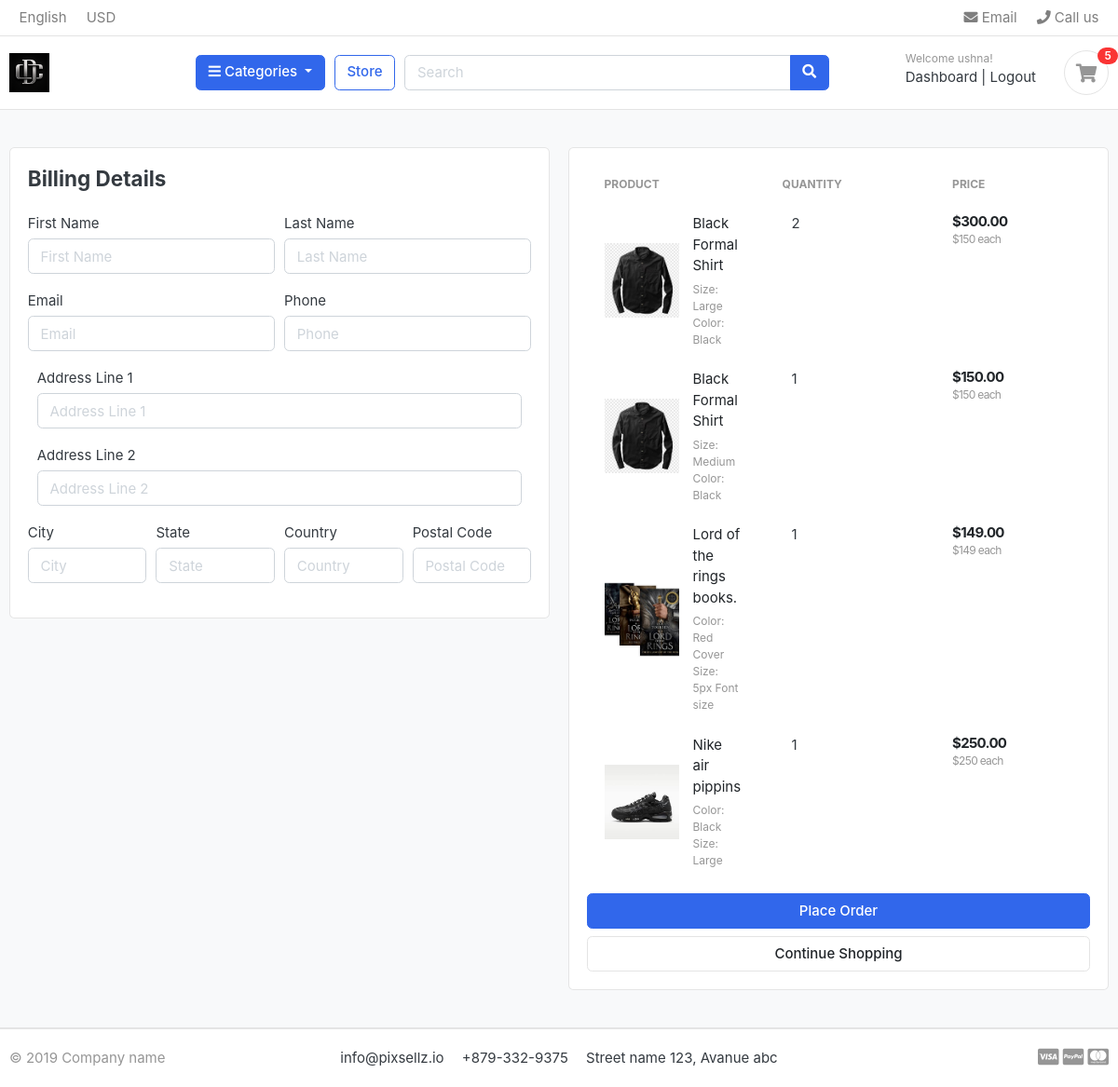
Before: /carts/checkout/ (signed in) with the older database file.
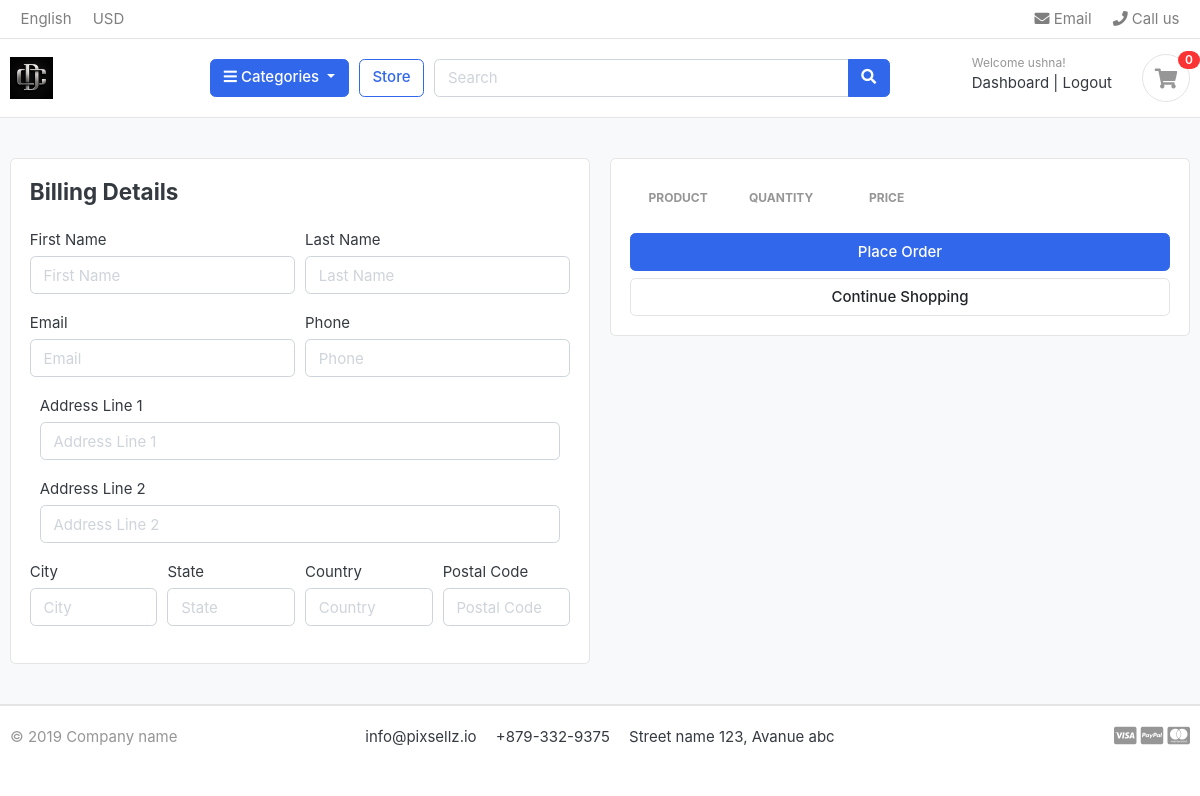
After: the same page with the newer database file.
### carts/models.py (models this page shows, shortened)
class CartItem(models.Model):
    user = models.ForeignKey(Account, on_delete=models.CASCADE, null=True)
    product = models.ForeignKey(Product, on_delete=models.CASCADE)
    variations = models.ManyToManyField(Variation, blank=True)
    cart = models.ForeignKey(Cart, on_delete=models.CASCADE, null=True)
    quantity = models.IntegerField()
    is_active = models.BooleanField(default=True)
    def sub_total(self):
        return self.product.price * self.quantity

### store/models.py (models this page shows, shortened)
class Product(models.Model):
    product_name = models.CharField(max_length=200, unique=True)
    slug = models.SlugField(max_length=200, unique=True)
    description = models.TextField(max_length=500, blank=True)
    price = models.IntegerField()
    images = models.ImageField(upload_to='photos/products')
    stock = models.IntegerField()
    is_available = models.BooleanField(default=True)
    category = models.ForeignKey('category.Category', on_delete=models.CASCADE)
    added_at = models.DateTimeField(auto_now_add=True)
    modified_date = models.DateTimeField(auto_now=True)
    def get_url(self):
        return reverse('product_detail', args=[self.category.slug, self.slug])

class Variation(models.Model):
    product = models.ForeignKey(Product, on_delete=models.CASCADE)
    variation_category = models.CharField(max_length=100, choices= variation_category_choices)
    variation_value = models.CharField(max_length=100)
    is_active = models.BooleanField(default=True)
    date_added = models.DateTimeField(auto_now_add=True)
    objects = VariationManager()

### carts/views.py (the view)
# urls.py: path('checkout/', views.checkout, name='checkout'),
@login_required(login_url='login')
def checkout(request, total=0, quantity=0, cart_items=None):
    cart_items = CartItem.objects.filter(
        user=request.user,
        is_active=True,
    ).order_by('-quantity')
    for cart_item in cart_items:
        total += cart_item.product.price * cart_item.quantity
        quantity += cart_item.quantity
    tax = (1.4 * total) / 100
    grand_total = total + tax
    context = {
            'total': total,
            'quantity': quantity,
            'cart_items': cart_items,
            'tax': tax,
            'grand_total': grand_total
        }
    return render(request, 'store/checkout.html', context)

### carts/context_processors.py (called while the page is built)
def counter(request):
    cart_count = 0
    if 'admin' in request.path:
        return {}
    try:
        if request.user.is_authenticated:
            cart_items = CartItem.objects.filter(user=request.user)
        else:
            cart = Cart.objects.get(cart_id=_cart_id(request))
            cart_items = CartItem.objects.filter(cart=cart)
        for cart_item in cart_items:
            cart_count += cart_item.quantity
    except Cart.DoesNotExist:
        cart_count = 0
    return {'cart_count': cart_count}

### category/context_processors.py (called while the page is built)
def menu_link(request):
    link = Category.objects.all()
    return dict(link=link)

### category/models.py (called while the page is built)
    def get_url(self):
        return reverse('products_by_category', args=[self.slug])

### templates/store/checkout.html (shortened to what the changed rows need)
{% extends "base.html" %}
{% load static %}
{% block content %}
<section class="section-content padding-y bg">
    <div class="container">
        <div class="row">
            <aside class="col-lg-6">
                <div class="card">
                    <div class="card-body">
                        <table class="table table-borderless table-shopping-cart">
                            <thead class="text-muted">
                                <tr class="small text-uppercase">
                                    <th scope="col">Product</th>
                                    <th scope="col" width="120">Quantity</th>
                                    <th scope="col" width="120">Price</th>
                                    <th scope="col" class="text-right" width="200"> </th>
                                </tr>
                            </thead>
                            <tbody>
                                {% for item in cart_items %}
                                <tr>
                                    <td>
                                        <figure class="itemside align-items-center">
                                            <div class="aside"><img src="{{ item.product.images.url }}" class="img-sm">
                                            </div>
                                            <figcaption class="info">
                                                <a href="{{ item.product.get_url }}"
                                                    class="title text-dark">{{item.product.product_name }}</a>
                                                <p class="text-muted small">
                                                    {% if item.variations.all %}
                                                    {% for variation in item.variations.all %}
                                                    {{ variation.variation_category|capfirst }}: {{ variation.variation_value|capfirst }}
                                                    {% endfor%}
                                                    {% endif %}
                                                </p>
                                            </figcaption>
                                        </figure>
                                    </td>
                                    <td>
                                        <div class="col">
                                            <div class="input-group input-spinner">
                                                <label  class="fw-bold">{{item.quantity}}</label>
                                    </td>
                                    <td>
                                        <div class="price-wrap">
                                            <var class="price">${{ item.sub_total|floatformat:2 }}</var>
                                            <small class="text-muted"> ${{ item.product.price}} each </small>
                                        </div>
                                    </td>
                                </tr>
                                {% endfor %}
                            </tbody>
                        </table>
                    </div>
                </div>
            </aside>
        </div>
    </div>
</section>
{% endblock %}

### templates/includes/navbar.html (shortened to what this page needs)
{% load static %}
<header class="section-header">
    <nav class="navbar p-md-0 navbar-expand-sm navbar-light border-bottom">
        <div class="container">
            <div class="collapse navbar-collapse" id="navbarTop4">
                <ul class="navbar-nav mr-auto">
                    <li class="nav-item dropdown">
                        <a href="#" class="nav-link"> English </a>
                    </li>
                    <li class="nav-item dropdown">
                        <a href="#" class="nav-link"> USD </a>
                    </li>
                </ul>
                <ul class="navbar-nav">
                    <li><a href="#" class="nav-link"> <i class="fa fa-envelope"></i> Email </a></li>
                    <li><a href="#" class="nav-link"> <i class="fa fa-phone"></i> Call us </a></li>
                </ul>
            </div>
        </div>
    </nav>
    <section class="header-main border-bottom">
        <div class="container">
            <div class="row align-items-center">
                <div class="col-lg-2 col-md-3 col-6">
                    <a href="{% url 'home' %}" class="brand-wrap">
                        <img class="logo" src="{% static 'images/logo.png' %}">
                    </a>
                </div>
                <div class="col-lg col-sm col-md col-6 flex-grow-0">
                    <div class="category-wrap dropdown d-inline-block float-right">
                        <button type="button" class="btn btn-primary dropdown-toggle" data-toggle="dropdown">
                            <i class="fa fa-bars"></i> Categories
                        </button>
                    </div>
                </div>
                <a href="{% url 'store' %}" class="btn btn-outline-primary">Store</a>
                <div class="col-lg  col-md-6 col-sm-12 col">
                    <form action="{% url 'search' %}" class="search" method="GET">
                        <div class="input-group w-100">
                            <input type="text" class="form-control" style="width:60%;" placeholder="Search" name="keyword">
                            <div class="input-group-append">
                                <button class="btn btn-primary" type="submit">
                                    <i class="fa fa-search"></i>
                                </button>
                            </div>
                        </div>
                    </form>
                </div>
                <div class="col-lg-3 col-sm-6 col-8 order-2 order-lg-3">
                    <div class="d-flex justify-content-end mb-3 mb-lg-0">
                        {% if user.is_authenticated %}
                        <div class="widget-header">
                            <small class="title text-muted">Welcome {{ user.first_name }}!</small>
                            <div>
                                <a href="{% url 'dashboard' %}">Dashboard</a> <span class="dark-transp"> | </span>
                                <a href="{% url 'logout' %}">Logout</a>
                            </div>
                        </div>
                        {%endif%}
                        <a href="{% url 'cart' %}" class="widget-header pl-3 ml-3">
                            <div class="icon icon-sm rounded-circle border"><i class="fa fa-shopping-cart"></i>
                            </div>
                            <span class="badge badge-pill badge-danger notify">{{ cart_count }}</span>
                        </a>
                    </div>
                </div>
            </div>
        </div>
    </section>
</header>

Changed rows visible on the page:
removed CartItem: product.images (picture), product.product_name "Black Formal Shirt", quantity "2", sub_total "300.00", product.price "150"
no longer on this page (row unchanged): Variation: variation_category "Size", variation_value "Large", shown under "Black Formal Shirt"
no longer on this page (row unchanged): Variation: variation_category "Color", variation_value "Black"
removed CartItem: product.images (picture), product.product_name "Black Formal Shirt", quantity "1", sub_total "150.00", product.price "150"
no longer on this page (row unchanged): Variation: variation_category "Size", variation_value "Medium", shown under "Black Formal Shirt"
removed CartItem: product.images (picture), product.product_name "Lord of the rings books.", quantity "1", sub_total "149.00", product.price "149"
no longer on this page (row unchanged): Variation: variation_category "Color", variation_value "Red Cover", shown under "Lord of the rings books."
no longer on this page (row unchanged): Variation: variation_category "Size", variation_value "5px Font size", shown under "Lord of the rings books."
removed CartItem: product.images (picture), product.product_name "Nike air pippins", quantity "1", sub_total "250.00", product.price "250"
no longer on this page (row unchanged): Variation: variation_category "Color", variation_value "Black", shown under "Nike air pippins"
no longer on this page (row unchanged): Variation: variation_category "Size", variation_value "Large", shown under "Nike air pippins"
Other visible differences:
{{ cart_count }}: "5" → "0"
